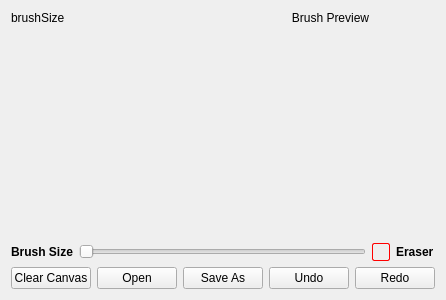
<?xml version="1.0" encoding="UTF-8"?>
<ui version="4.0">
 <class>Canvas</class>
 <widget class="QWidget" name="Canvas">
  <property name="geometry">
   <rect>
    <x>0</x>
    <y>0</y>
    <width>446</width>
    <height>300</height>
   </rect>
  </property>
  <property name="minimumSize">
   <size>
    <width>400</width>
    <height>300</height>
   </size>
  </property>
  <property name="maximumSize">
   <size>
    <width>1280</width>
    <height>720</height>
   </size>
  </property>
  <property name="windowTitle">
   <string>Form</string>
  </property>
  <layout class="QVBoxLayout" name="verticalLayout">
   <item>
    <layout class="QHBoxLayout" name="horizontalLayout_3">
     <item>
      <widget class="QLabel" name="brushSizeLabel">
       <property name="sizePolicy">
        <sizepolicy hsizetype="Preferred" vsizetype="Minimum">
         <horstretch>0</horstretch>
         <verstretch>0</verstretch>
        </sizepolicy>
       </property>
       <property name="text">
        <string>brushSize</string>
       </property>
      </widget>
     </item>
     <item>
      <widget class="QLabel" name="brushPreview">
       <property name="sizePolicy">
        <sizepolicy hsizetype="Preferred" vsizetype="Minimum">
         <horstretch>0</horstretch>
         <verstretch>0</verstretch>
        </sizepolicy>
       </property>
       <property name="text">
        <string>Brush Preview</string>
       </property>
       <property name="alignment">
        <set>Qt::AlignmentFlag::AlignCenter</set>
       </property>
      </widget>
     </item>
    </layout>
   </item>
   <item>
    <widget class="QWidget" name="drawingArea" native="true">
     <property name="sizePolicy">
      <sizepolicy hsizetype="Expanding" vsizetype="Expanding">
       <horstretch>0</horstretch>
       <verstretch>0</verstretch>
      </sizepolicy>
     </property>
     <layout class="QVBoxLayout" name="verticalLayout_2"/>
    </widget>
   </item>
   <item>
    <layout class="QHBoxLayout" name="horizontalLayout_2">
     <item>
      <widget class="QLabel" name="label">
       <property name="sizePolicy">
        <sizepolicy hsizetype="Minimum" vsizetype="Minimum">
         <horstretch>0</horstretch>
         <verstretch>0</verstretch>
        </sizepolicy>
       </property>
       <property name="font">
        <font>
         <bold>true</bold>
        </font>
       </property>
       <property name="text">
        <string>Brush Size</string>
       </property>
      </widget>
     </item>
     <item>
      <widget class="QSlider" name="horizontalSlider">
       <property name="sizePolicy">
        <sizepolicy hsizetype="Expanding" vsizetype="Minimum">
         <horstretch>0</horstretch>
         <verstretch>0</verstretch>
        </sizepolicy>
       </property>
       <property name="maximum">
        <number>100</number>
       </property>
       <property name="orientation">
        <enum>Qt::Orientation::Horizontal</enum>
       </property>
      </widget>
     </item>
     <item>
      <widget class="QCheckBox" name="checkBox">
       <property name="font">
        <font>
         <bold>true</bold>
        </font>
       </property>
       <property name="styleSheet">
        <string notr="true">QCheckBox::indicator {
    width: 16px;
    height: 16px;
    border: 1px solid red;
    border-radius: 2px;
    background-color: transparent;
    color: red; /* Warna centang akan mengikuti warna teks ini */
}

QCheckBox::indicator:checked {
    /* Menggunakan unicode centang */
    image: none;
    background-color: transparent;
}</string>
       </property>
       <property name="text">
        <string>Eraser</string>
       </property>
      </widget>
     </item>
    </layout>
   </item>
   <item>
    <layout class="QHBoxLayout" name="horizontalLayout" stretch="0,0,0,0,0">
     <item>
      <widget class="QPushButton" name="clearButton">
       <property name="text">
        <string>Clear Canvas</string>
       </property>
      </widget>
     </item>
     <item>
      <widget class="QPushButton" name="OpenButton">
       <property name="text">
        <string>Open</string>
       </property>
      </widget>
     </item>
     <item>
      <widget class="QPushButton" name="saveAsButton">
       <property name="text">
        <string>Save As</string>
       </property>
      </widget>
     </item>
     <item>
      <widget class="QPushButton" name="undoButton">
       <property name="text">
        <string>Undo</string>
       </property>
      </widget>
     </item>
     <item>
      <widget class="QPushButton" name="redoButton">
       <property name="text">
        <string>Redo</string>
       </property>
      </widget>
     </item>
    </layout>
   </item>
  </layout>
 </widget>
 <resources/>
 <connections/>
</ui>
